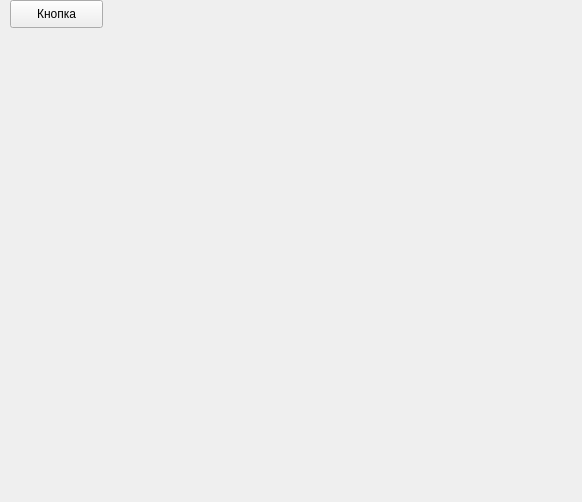
<?xml version="1.0" encoding="UTF-8"?>
<ui version="4.0">
 <class>Form</class>
 <widget class="QWidget" name="Form">
  <property name="geometry">
   <rect>
    <x>0</x>
    <y>0</y>
    <width>582</width>
    <height>502</height>
   </rect>
  </property>
  <property name="windowTitle">
   <string>Form</string>
  </property>
  <widget class="QPushButton" name="pushButton">
   <property name="geometry">
    <rect>
     <x>10</x>
     <y>0</y>
     <width>93</width>
     <height>28</height>
    </rect>
   </property>
   <property name="text">
    <string>Кнопка</string>
   </property>
  </widget>
 </widget>
 <resources/>
 <connections/>
</ui>
